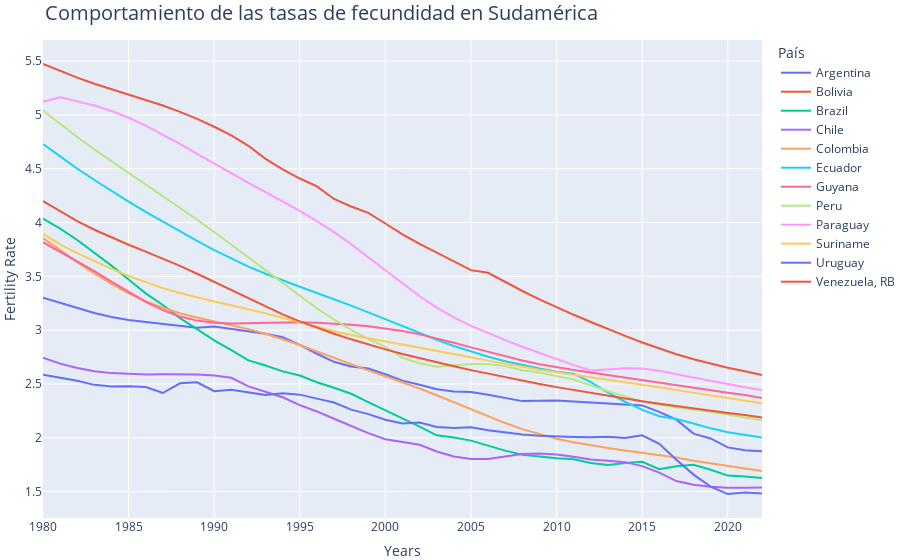

Notebook source saved alongside this figure:
### Markdown cell above
#### Ahora usaremos la libreria de Plotly las cual nos permite crear graficos interactivos y hacer el grafico anterior.

### Code cell
# Crear el gráfico interactivo con Plotly Express
fig = px.line(
    data_filtrada, 
    x='Year', 
    y='Fertility Rate', 
    color='Country Name', 
    line_group='Country Name',
    title='Comportamiento de las tasas de fecundidad en Sudamérica',
    labels={'Year': 'Years', 'Fertility Rate': 'Fertility Rate'},
)

# Actualizar el layout para mejorar la presentación
fig.update_layout(
    title_font_size=20,
    xaxis_title_font_size=14,
    yaxis_title_font_size=14,
    legend_title_text='País',
    legend_title_font_size=14,
    legend_itemclick='toggleothers',
    legend_itemdoubleclick='toggle',
    margin=dict(l=0, r=0, t=40, b=0)
)

# Mostrar el gráfico
fig.show()

### Figure 1 — Plotly figure (JSON) as saved in the notebook; plotly's stock layout.template omitted (floating-point values rounded to 4 significant figures)
{"data": [{"hovertemplate": "Country Name=Argentina<br>Years=%{x}<br>Fertility Rate=%{y}<extra></extra>", "legendgroup": "Argentina", "line": {"color": "#636efa", "dash": "solid"}, "marker": {"symbol": "circle"}, "mode": "lines", "name": "Argentina", "orientation": "v", "showlegend": true, "type": "scatter", "x": [1980, 1981, 1982, 1983, 1984, 1985, 1986, 1987, 1988, 1989, 1990, 1991, 1992, 1993, 1994, 1995, 1996, 1997, 1998, 1999, 2000, 2001, 2002, 2003, 2004, 2005, 2006, 2007, 2008, 2009, 2010, 2011, 2012, 2013, 2014, 2015, 2016, 2017, 2018, 2019, 2020, 2021, 2022], "xaxis": "x", "y": [3.301, 3.253, 3.204, 3.159, 3.123, 3.095, 3.075, 3.059, 3.042, 3.022, 3.034, 3.012, 2.987, 2.966, 2.935, 2.864, 2.781, 2.706, 2.662, 2.643, 2.591, 2.531, 2.493, 2.451, 2.43, 2.426, 2.4, 2.37, 2.341, 2.344, 2.346, 2.338, 2.33, 2.322, 2.312, 2.301, 2.241, 2.168, 2.039, 1.994, 1.911, 1.885, 1.876], "yaxis": "y"}, {"hovertemplate": "Country Name=Bolivia<br>Years=%{x}<br>Fertility Rate=%{y}<extra></extra>", "legendgroup": "Bolivia", "line": {"color": "#EF553B", "dash": "solid"}, "marker": {"symbol": "circle"}, "mode": "lines", "name": "Bolivia", "orientation": "v", "showlegend": true, "type": "scatter", "x": [1980, 1981, 1982, 1983, 1984, 1985, 1986, 1987, 1988, 1989, 1990, 1991, 1992, 1993, 1994, 1995, 1996, 1997, 1998, 1999, 2000, 2001, 2002, 2003, 2004, 2005, 2006, 2007, 2008, 2009, 2010, 2011, 2012, 2013, 2014, 2015, 2016, 2017, 2018, 2019, 2020, 2021, 2022], "xaxis": "x", "y": [5.474, 5.408, 5.346, 5.289, 5.238, 5.189, 5.139, 5.087, 5.028, 4.963, 4.89, 4.81, 4.713, 4.592, 4.494, 4.409, 4.336, 4.219, 4.149, 4.09, 3.991, 3.89, 3.802, 3.721, 3.633, 3.558, 3.533, 3.447, 3.364, 3.287, 3.213, 3.143, 3.076, 3.01, 2.947, 2.886, 2.829, 2.777, 2.73, 2.688, 2.651, 2.618, 2.584], "yaxis": "y"}, {"hovertemplate": "Country Name=Brazil<br>Years=%{x}<br>Fertility Rate=%{y}<extra></extra>", "legendgroup": "Brazil", "line": {"color": "#00cc96", "dash": "solid"}, "marker": {"symbol": "circle"}, "mode": "lines", "name": "Brazil", "orientation": "v", "showlegend": true, "type": "scatter", "x": [1980, 1981, 1982, 1983, 1984, 1985, 1986, 1987, 1988, 1989, 1990, 1991, 1992, 1993, 1994, 1995, 1996, 1997, 1998, 1999, 2000, 2001, 2002, 2003, 2004, 2005, 2006, 2007, 2008, 2009, 2010, 2011, 2012, 2013, 2014, 2015, 2016, 2017, 2018, 2019, 2020, 2021, 2022], "xaxis": "x", "y": [4.037, 3.943, 3.838, 3.723, 3.6, 3.471, 3.342, 3.234, 3.112, 3.01, 2.905, 2.815, 2.719, 2.672, 2.617, 2.579, 2.516, 2.465, 2.409, 2.331, 2.255, 2.183, 2.103, 2.023, 2.002, 1.974, 1.927, 1.881, 1.842, 1.825, 1.81, 1.8, 1.767, 1.748, 1.767, 1.777, 1.709, 1.736, 1.749, 1.703, 1.649, 1.641, 1.626], "yaxis": "y"}, {"hovertemplate": "Country Name=Chile<br>Years=%{x}<br>Fertility Rate=%{y}<extra></extra>", "legendgroup": "Chile", "line": {"color": "#ab63fa", "dash": "solid"}, "marker": {"symbol": "circle"}, "mode": "lines", "name": "Chile", "orientation": "v", "showlegend": true, "type": "scatter", "x": [1980, 1981, 1982, 1983, 1984, 1985, 1986, 1987, 1988, 1989, 1990, 1991, 1992, 1993, 1994, 1995, 1996, 1997, 1998, 1999, 2000, 2001, 2002, 2003, 2004, 2005, 2006, 2007, 2008, 2009, 2010, 2011, 2012, 2013, 2014, 2015, 2016, 2017, 2018, 2019, 2020, 2021, 2022], "xaxis": "x", "y": [2.744, 2.689, 2.648, 2.619, 2.601, 2.592, 2.589, 2.59, 2.591, 2.589, 2.579, 2.558, 2.478, 2.43, 2.377, 2.303, 2.245, 2.177, 2.112, 2.044, 1.987, 1.961, 1.935, 1.873, 1.826, 1.803, 1.803, 1.826, 1.85, 1.855, 1.844, 1.823, 1.798, 1.786, 1.774, 1.737, 1.676, 1.598, 1.564, 1.545, 1.537, 1.537, 1.539], "yaxis": "y"}, {"hovertemplate": "Country Name=Colombia<br>Years=%{x}<br>Fertility Rate=%{y}<extra></extra>", "legendgroup": "Colombia", "line": {"color": "#FFA15A", "dash": "solid"}, "marker": {"symbol": "circle"}, "mode": "lines", "name": "Colombia", "orientation": "v", "showlegend": true, "type": "scatter", "x": [1980, 1981, 1982, 1983, 1984, 1985, 1986, 1987, 1988, 1989, 1990, 1991, 1992, 1993, 1994, 1995, 1996, 1997, 1998, 1999, 2000, 2001, 2002, 2003, 2004, 2005, 2006, 2007, 2008, 2009, 2010, 2011, 2012, 2013, 2014, 2015, 2016, 2017, 2018, 2019, 2020, 2021, 2022], "xaxis": "x", "y": [3.856, 3.743, 3.632, 3.527, 3.43, 3.343, 3.269, 3.208, 3.158, 3.117, 3.082, 3.047, 3.01, 2.967, 2.918, 2.862, 2.802, 2.742, 2.683, 2.627, 2.572, 2.516, 2.458, 2.395, 2.33, 2.263, 2.198, 2.137, 2.081, 2.033, 1.992, 1.958, 1.93, 1.905, 1.883, 1.863, 1.843, 1.818, 1.787, 1.765, 1.737, 1.717, 1.692], "yaxis": "y"}, {"hovertemplate": "Country Name=Ecuador<br>Years=%{x}<br>Fertility Rate=%{y}<extra></extra>", "legendgroup": "Ecuador", "line": {"color": "#19d3f3", "dash": "solid"}, "marker": {"symbol": "circle"}, "mode": "lines", "name": "Ecuador", "orientation": "v", "showlegend": true, "type": "scatter", "x": [1980, 1981, 1982, 1983, 1984, 1985, 1986, 1987, 1988, 1989, 1990, 1991, 1992, 1993, 1994, 1995, 1996, 1997, 1998, 1999, 2000, 2001, 2002, 2003, 2004, 2005, 2006, 2007, 2008, 2009, 2010, 2011, 2012, 2013, 2014, 2015, 2016, 2017, 2018, 2019, 2020, 2021, 2022], "xaxis": "x", "y": [4.73, 4.612, 4.501, 4.395, 4.293, 4.195, 4.1, 4.007, 3.917, 3.829, 3.744, 3.665, 3.591, 3.524, 3.461, 3.403, 3.345, 3.288, 3.228, 3.166, 3.102, 3.037, 2.972, 2.911, 2.853, 2.8, 2.753, 2.711, 2.675, 2.643, 2.615, 2.596, 2.517, 2.419, 2.335, 2.26, 2.201, 2.174, 2.133, 2.088, 2.051, 2.026, 2.003], "yaxis": "y"}, {"hovertemplate": "Country Name=Guyana<br>Years=%{x}<br>Fertility Rate=%{y}<extra></extra>", "legendgroup": "Guyana", "line": {"color": "#FF6692", "dash": "solid"}, "marker": {"symbol": "circle"}, "mode": "lines", "name": "Guyana", "orientation": "v", "showlegend": true, "type": "scatter", "x": [1980, 1981, 1982, 1983, 1984, 1985, 1986, 1987, 1988, 1989, 1990, 1991, 1992, 1993, 1994, 1995, 1996, 1997, 1998, 1999, 2000, 2001, 2002, 2003, 2004, 2005, 2006, 2007, 2008, 2009, 2010, 2011, 2012, 2013, 2014, 2015, 2016, 2017, 2018, 2019, 2020, 2021, 2022], "xaxis": "x", "y": [3.817, 3.728, 3.64, 3.548, 3.452, 3.354, 3.263, 3.186, 3.127, 3.089, 3.069, 3.063, 3.066, 3.071, 3.074, 3.074, 3.069, 3.061, 3.05, 3.036, 3.017, 2.992, 2.961, 2.924, 2.883, 2.84, 2.797, 2.755, 2.718, 2.684, 2.655, 2.63, 2.606, 2.582, 2.558, 2.534, 2.509, 2.485, 2.462, 2.44, 2.418, 2.397, 2.369], "yaxis": "y"}, {"hovertemplate": "Country Name=Peru<br>Years=%{x}<br>Fertility Rate=%{y}<extra></extra>", "legendgroup": "Peru", "line": {"color": "#B6E880", "dash": "solid"}, "marker": {"symbol": "circle"}, "mode": "lines", "name": "Peru", "orientation": "v", "showlegend": true, "type": "scatter", "x": [1980, 1981, 1982, 1983, 1984, 1985, 1986, 1987, 1988, 1989, 1990, 1991, 1992, 1993, 1994, 1995, 1996, 1997, 1998, 1999, 2000, 2001, 2002, 2003, 2004, 2005, 2006, 2007, 2008, 2009, 2010, 2011, 2012, 2013, 2014, 2015, 2016, 2017, 2018, 2019, 2020, 2021, 2022], "xaxis": "x", "y": [5.041, 4.915, 4.795, 4.68, 4.568, 4.46, 4.354, 4.247, 4.138, 4.026, 3.912, 3.794, 3.673, 3.552, 3.432, 3.315, 3.203, 3.099, 3.002, 2.917, 2.845, 2.744, 2.693, 2.661, 2.673, 2.686, 2.686, 2.666, 2.628, 2.607, 2.573, 2.542, 2.487, 2.432, 2.385, 2.338, 2.306, 2.281, 2.26, 2.242, 2.216, 2.192, 2.164], "yaxis": "y"}, {"hovertemplate": "Country Name=Paraguay<br>Years=%{x}<br>Fertility Rate=%{y}<extra></extra>", "legendgroup": "Paraguay", "line": {"color": "#FF97FF", "dash": "solid"}, "marker": {"symbol": "circle"}, "mode": "lines", "name": "Paraguay", "orientation": "v", "showlegend": true, "type": "scatter", "x": [1980, 1981, 1982, 1983, 1984, 1985, 1986, 1987, 1988, 1989, 1990, 1991, 1992, 1993, 1994, 1995, 1996, 1997, 1998, 1999, 2000, 2001, 2002, 2003, 2004, 2005, 2006, 2007, 2008, 2009, 2010, 2011, 2012, 2013, 2014, 2015, 2016, 2017, 2018, 2019, 2020, 2021, 2022], "xaxis": "x", "y": [5.122, 5.165, 5.126, 5.087, 5.037, 4.974, 4.9, 4.818, 4.73, 4.639, 4.547, 4.457, 4.368, 4.282, 4.196, 4.108, 4.014, 3.911, 3.798, 3.678, 3.553, 3.431, 3.315, 3.21, 3.119, 3.04, 2.97, 2.907, 2.846, 2.787, 2.73, 2.675, 2.625, 2.636, 2.646, 2.645, 2.624, 2.591, 2.561, 2.525, 2.497, 2.469, 2.444], "yaxis": "y"}, {"hovertemplate": "Country Name=Suriname<br>Years=%{x}<br>Fertility Rate=%{y}<extra></extra>", "legendgroup": "Suriname", "line": {"color": "#FECB52", "dash": "solid"}, "marker": {"symbol": "circle"}, "mode": "lines", "name": "Suriname", "orientation": "v", "showlegend": true, "type": "scatter", "x": [1980, 1981, 1982, 1983, 1984, 1985, 1986, 1987, 1988, 1989, 1990, 1991, 1992, 1993, 1994, 1995, 1996, 1997, 1998, 1999, 2000, 2001, 2002, 2003, 2004, 2005, 2006, 2007, 2008, 2009, 2010, 2011, 2012, 2013, 2014, 2015, 2016, 2017, 2018, 2019, 2020, 2021, 2022], "xaxis": "x", "y": [3.895, 3.798, 3.715, 3.64, 3.57, 3.505, 3.445, 3.391, 3.345, 3.304, 3.267, 3.231, 3.195, 3.156, 3.115, 3.072, 3.03, 2.99, 2.955, 2.923, 2.895, 2.868, 2.84, 2.811, 2.781, 2.749, 2.717, 2.687, 2.659, 2.633, 2.61, 2.587, 2.565, 2.543, 2.519, 2.494, 2.469, 2.443, 2.418, 2.394, 2.371, 2.348, 2.322], "yaxis": "y"}, {"hovertemplate": "Country Name=Uruguay<br>Years=%{x}<br>Fertility Rate=%{y}<extra></extra>", "legendgroup": "Uruguay", "line": {"color": "#636efa", "dash": "solid"}, "marker": {"symbol": "circle"}, "mode": "lines", "name": "Uruguay", "orientation": "v", "showlegend": true, "type": "scatter", "x": [1980, 1981, 1982, 1983, 1984, 1985, 1986, 1987, 1988, 1989, 1990, 1991, 1992, 1993, 1994, 1995, 1996, 1997, 1998, 1999, 2000, 2001, 2002, 2003, 2004, 2005, 2006, 2007, 2008, 2009, 2010, 2011, 2012, 2013, 2014, 2015, 2016, 2017, 2018, 2019, 2020, 2021, 2022], "xaxis": "x", "y": [2.587, 2.562, 2.53, 2.492, 2.476, 2.48, 2.472, 2.416, 2.506, 2.516, 2.433, 2.446, 2.423, 2.397, 2.415, 2.401, 2.364, 2.328, 2.262, 2.22, 2.168, 2.132, 2.142, 2.101, 2.09, 2.097, 2.07, 2.048, 2.03, 2.018, 2.011, 2.008, 2.006, 2.01, 1.998, 2.023, 1.945, 1.796, 1.658, 1.546, 1.477, 1.493, 1.483], "yaxis": "y"}, {"hovertemplate": "Country Name=Venezuela, RB<br>Years=%{x}<br>Fertility Rate=%{y}<extra></extra>", "legendgroup": "Venezuela, RB", "line": {"color": "#EF553B", "dash": "solid"}, "marker": {"symbol": "circle"}, "mode": "lines", "name": "Venezuela, RB", "orientation": "v", "showlegend": true, "type": "scatter", "x": [1980, 1981, 1982, 1983, 1984, 1985, 1986, 1987, 1988, 1989, 1990, 1991, 1992, 1993, 1994, 1995, 1996, 1997, 1998, 1999, 2000, 2001, 2002, 2003, 2004, 2005, 2006, 2007, 2008, 2009, 2010, 2011, 2012, 2013, 2014, 2015, 2016, 2017, 2018, 2019, 2020, 2021, 2022], "xaxis": "x", "y": [4.2, 4.104, 4.014, 3.933, 3.861, 3.794, 3.73, 3.665, 3.597, 3.524, 3.448, 3.37, 3.292, 3.218, 3.147, 3.082, 3.022, 2.967, 2.915, 2.867, 2.822, 2.779, 2.739, 2.701, 2.664, 2.629, 2.595, 2.562, 2.53, 2.5, 2.471, 2.444, 2.417, 2.39, 2.365, 2.34, 2.317, 2.294, 2.272, 2.25, 2.23, 2.211, 2.188], "yaxis": "y"}], "layout": {"legend": {"itemclick": "toggleothers", "itemdoubleclick": "toggle", "title": {"font": {"size": 14}, "text": "País"}, "tracegroupgap": 0}, "margin": {"b": 0, "l": 0, "r": 0, "t": 40}, "title": {"font": {"size": 20}, "text": "Comportamiento de las tasas de fecundidad en Sudamérica"}, "xaxis": {"anchor": "y", "domain": [0, 1], "title": {"font": {"size": 14}, "text": "Years"}}, "yaxis": {"anchor": "x", "domain": [0, 1], "title": {"font": {"size": 14}, "text": "Fertility Rate"}}}}
